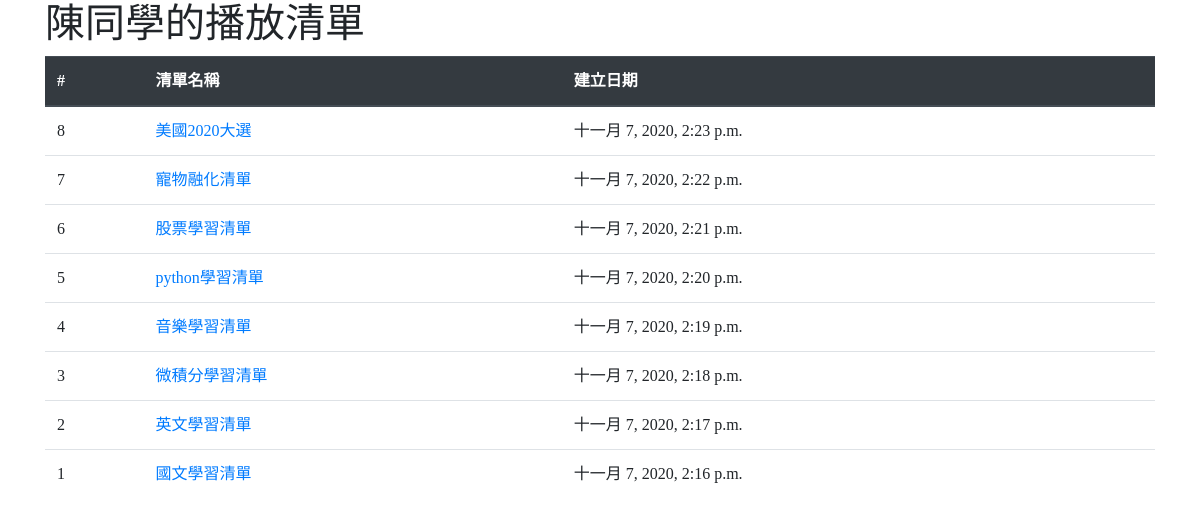
The page /playlist/ on the database its author committed.
### mysite/models.py (models this page shows, shortened)
class PlayList(models.Model):
    name = models.CharField(max_length=200)
    pub_date = models.DateTimeField(default=timezone.now)
    class Meta:
        ordering = ('-pub_date',)

### mysite/views.py (the view)
# urls.py: path('playlist/' , views.playlist), #列出所有清單的名稱
def playlist(request):
    items = PlayList.objects.all()
    return render(request, "playlist.html" , locals())

### templates/playlist.html (shortened to what this page needs)
<!doctype html>
<html lang="en">
    <head>
        <link rel="stylesheet" href="https://cdn.jsdelivr.net/npm/bootstrap@4.5.3/dist/css/bootstrap.min.css">
    </head>
    <body>
        <div class="container">
            <h1>陳同學的播放清單</h1>
            <table class="table">
                <thead class="thead-dark">
                    <tr>
                        <th scope="col">#</th>
                        <th scope="col">清單名稱</th>
                        <th scope="col">建立日期</th>
                    </tr>
                </thead>
                <tbody>
                    {% for item in items %}
                        <tr>
                            <td>{{ item.id }}</td>
                            <td>
                                <a href="/list/{{ item.id }}/">{{ item.name }}</a>
                            </td>
                            <td>{{ item.pub_date }}</td>
                        </tr>
                    {% endfor %}
                </tbody>
            </table>
        </div>
    </body>
</html>

### templates/playlist.html (style rules this page uses)
body { font-family:微軟正黑體; }

### rows shown on the page
PlayList: id "8", name "美國2020大選", pub_date "十一月 7, 2020, 2:23 p.m."
PlayList: id "7", name "寵物融化清單", pub_date "十一月 7, 2020, 2:22 p.m."
PlayList: id "6", name "股票學習清單", pub_date "十一月 7, 2020, 2:21 p.m."
PlayList: id "5", name "python學習清單", pub_date "十一月 7, 2020, 2:20 p.m."
PlayList: id "4", name "音樂學習清單", pub_date "十一月 7, 2020, 2:19 p.m."
PlayList: id "3", name "微積分學習清單", pub_date "十一月 7, 2020, 2:18 p.m."
PlayList: id "2", name "英文學習清單", pub_date "十一月 7, 2020, 2:17 p.m."
PlayList: id "1", name "國文學習清單", pub_date "十一月 7, 2020, 2:16 p.m."
